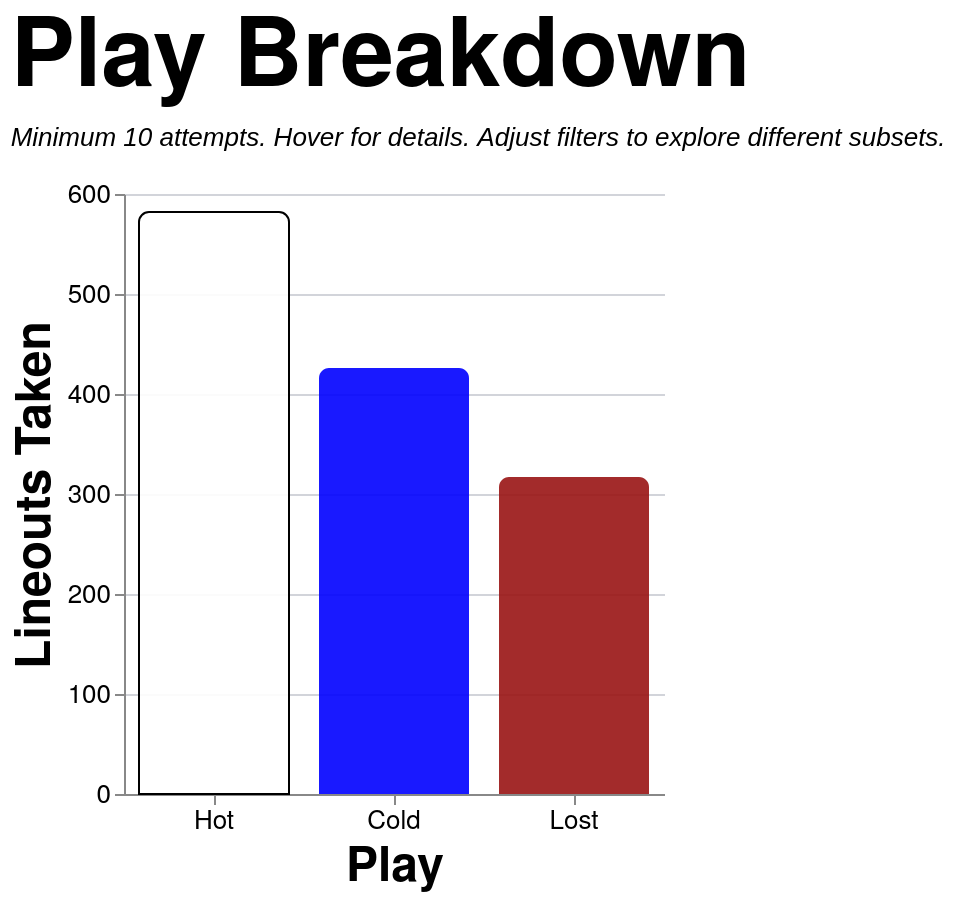

This figure's Vega-Lite source:
### Vega-Lite specification from a JSON file in a GitHub repository (floating-point values rounded to 4 significant figures; data arrays with more than 128 entries replaced by an {"elided": "..."} marker saying what was removed)
{"config": {"axis": {"labelFont": "PT Sans Narrow, Helvetica Neue, Helvetica, Arial, sans-serif", "titleFont": "PT Sans Narrow, Helvetica Neue, Helvetica, Arial, sans-serif", "labelFontSize": 13, "titleFontSize": 24, "gridColor": "#202947", "gridOpacity": 0.2, "zindex": 1}, "text": {"font": "Lato, sans-serif"}, "bar": {"cornerRadiusEnd": 5}, "header": {"labelFont": "PT Sans Narrow, Helvetica Neue, Helvetica, Arial, sans-serif", "titleFont": "PT Sans Narrow, Helvetica Neue, Helvetica, Arial, sans-serif", "labelFontSize": 24, "titleFontSize": 28, "labelFontWeight": "bold", "orient": "left"}, "legend": {"labelFont": "PT Sans Narrow, Helvetica Neue, Helvetica, Arial, sans-serif", "titleFont": "PT Sans Narrow, Helvetica Neue, Helvetica, Arial, sans-serif", "labelFontSize": 14, "titleFontSize": 16, "titlePadding": 5, "fillColor": "white", "strokeColor": "black", "padding": 10, "titleFontWeight": "lighter", "titleFontStyle": "italic", "titleColor": "gray", "offset": 10}, "title": {"font": "PT Sans Narrow, Helvetica Neue, Helvetica, Arial, sans-serif", "fontSize": 48, "fontWeight": "bold", "anchor": "start", "align": "center", "titlePadding": 20, "subtitlePadding": 10, "subtitleFontSize": 13, "subtitleColor": "", "subtitleFontStyle": "italic", "offset": 15, "color": "black"}, "axisX": {"labelAngle": 0}, "facet": {"title": null, "header": null, "align": {"row": "each", "column": "each"}, "spacing": 10}, "resolve": {"scale": {"y": "independent", "facet": "independent"}}, "background": "transparent", "scale": {"offsetBandPaddingOuter": 0.2, "offsetBandPaddingInner": 0.1}, "view": {"stroke": null, "background": "transparent"}}, "data": {"name": "data-2b13faf91d0685dd59a6df8ac0f7e66f"}, "mark": {"type": "bar", "opacity": 0.9, "size": 75}, "encoding": {"color": {"field": "play", "legend": null, "scale": {"domain": ["Hot", "Cold", "Lost"], "range": ["white", "blue", "#991515"]}, "type": "nominal"}, "stroke": {"field": "play", "legend": null, "scale": {"domain": ["Hot", "Cold", "Lost"], "range": ["black", "transparent", "transparent"]}, "type": "nominal"}, "tooltip": [{"field": "play", "title": "Play", "type": "nominal"}, {"field": "attempts", "format": ",.0f", "title": "Attempts", "type": "quantitative"}, {"field": "won", "format": ",.0f", "title": "Won", "type": "quantitative"}, {"field": "success_rate", "format": ".1%", "title": "Success Rate", "type": "quantitative"}], "x": {"axis": {"labelAngle": 0}, "field": "play", "sort": ["Hot", "Cold", "Lost"], "title": "Play", "type": "nominal"}, "y": {"field": "attempts", "title": "Lineouts Taken", "type": "quantitative"}}, "height": 300, "params": [{"name": "loSquad", "value": "All"}, {"name": "loSeason", "value": "All"}, {"name": "loGameType", "value": "All"}, {"name": "loThrower", "value": "All"}, {"name": "loJumper", "value": "All"}, {"name": "loArea", "value": "All"}, {"name": "loNumbers", "value": "All"}], "title": {"text": "Play Breakdown", "subtitle": "Minimum 10 attempts. Hover for details. Adjust filters to explore different subsets."}, "transform": [{"filter": "(loSquad == 'All' || datum.squad == loSquad) && (loSeason == 'All' || datum.season == loSeason) && (loGameType == 'All' || (loGameType == 'League + Cup' && (datum.game_type == 'League' || datum.game_type == 'Cup')) || (loGameType == 'League only' && datum.game_type == 'League') || datum.game_type == loGameType) && (loThrower == 'All' || datum.thrower == loThrower) && (loJumper == 'All' || datum.jumper == loJumper) && (loArea == 'All' || datum.area == loArea) && (loNumbers == 'All' || datum.numbers == loNumbers)"}, {"aggregate": [{"op": "count", "as": "attempts"}, {"op": "sum", "field": "won", "as": "won"}], "groupby": ["play"]}, {"filter": "datum.attempts >= 10"}, {"calculate": "datum.won / datum.attempts", "as": "success_rate"}], "width": {"step": 90}, "$schema": "https://vega.github.io/schema/vega-lite/v5.20.1.json", "datasets": {"data-2b13faf91d0685dd59a6df8ac0f7e66f": {"elided": "1325 records"}}}
